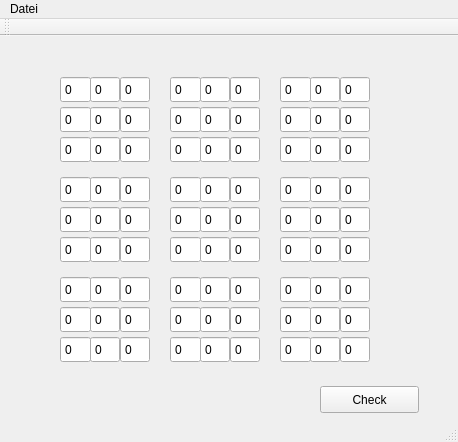
<?xml version="1.0" encoding="UTF-8"?>
<ui version="4.0">
 <class>SudokuMain</class>
 <widget class="QMainWindow" name="SudokuMain">
  <property name="geometry">
   <rect>
    <x>0</x>
    <y>0</y>
    <width>458</width>
    <height>442</height>
   </rect>
  </property>
  <property name="windowTitle">
   <string>SudokuMain</string>
  </property>
  <widget class="QWidget" name="centralWidget">
   <widget class="QSpinBox" name="tl11">
    <property name="geometry">
     <rect>
      <x>60</x>
      <y>40</y>
      <width>31</width>
      <height>27</height>
     </rect>
    </property>
    <property name="buttonSymbols">
     <enum>QAbstractSpinBox::NoButtons</enum>
    </property>
   </widget>
   <widget class="QSpinBox" name="tl31">
    <property name="geometry">
     <rect>
      <x>60</x>
      <y>100</y>
      <width>31</width>
      <height>27</height>
     </rect>
    </property>
    <property name="buttonSymbols">
     <enum>QAbstractSpinBox::NoButtons</enum>
    </property>
   </widget>
   <widget class="QSpinBox" name="lt21">
    <property name="geometry">
     <rect>
      <x>60</x>
      <y>70</y>
      <width>31</width>
      <height>27</height>
     </rect>
    </property>
    <property name="buttonSymbols">
     <enum>QAbstractSpinBox::NoButtons</enum>
    </property>
   </widget>
   <widget class="QSpinBox" name="tl12">
    <property name="geometry">
     <rect>
      <x>90</x>
      <y>40</y>
      <width>30</width>
      <height>27</height>
     </rect>
    </property>
    <property name="buttonSymbols">
     <enum>QAbstractSpinBox::NoButtons</enum>
    </property>
   </widget>
   <widget class="QSpinBox" name="lt22">
    <property name="geometry">
     <rect>
      <x>90</x>
      <y>70</y>
      <width>30</width>
      <height>27</height>
     </rect>
    </property>
    <property name="buttonSymbols">
     <enum>QAbstractSpinBox::NoButtons</enum>
    </property>
   </widget>
   <widget class="QSpinBox" name="tl32">
    <property name="geometry">
     <rect>
      <x>90</x>
      <y>100</y>
      <width>30</width>
      <height>27</height>
     </rect>
    </property>
    <property name="buttonSymbols">
     <enum>QAbstractSpinBox::NoButtons</enum>
    </property>
   </widget>
   <widget class="QSpinBox" name="tl13">
    <property name="geometry">
     <rect>
      <x>120</x>
      <y>40</y>
      <width>30</width>
      <height>27</height>
     </rect>
    </property>
    <property name="buttonSymbols">
     <enum>QAbstractSpinBox::NoButtons</enum>
    </property>
   </widget>
   <widget class="QSpinBox" name="tl23">
    <property name="geometry">
     <rect>
      <x>120</x>
      <y>70</y>
      <width>30</width>
      <height>27</height>
     </rect>
    </property>
    <property name="buttonSymbols">
     <enum>QAbstractSpinBox::NoButtons</enum>
    </property>
   </widget>
   <widget class="QSpinBox" name="tl33">
    <property name="geometry">
     <rect>
      <x>120</x>
      <y>100</y>
      <width>30</width>
      <height>27</height>
     </rect>
    </property>
    <property name="buttonSymbols">
     <enum>QAbstractSpinBox::NoButtons</enum>
    </property>
   </widget>
   <widget class="QSpinBox" name="tm22">
    <property name="geometry">
     <rect>
      <x>200</x>
      <y>70</y>
      <width>30</width>
      <height>27</height>
     </rect>
    </property>
    <property name="buttonSymbols">
     <enum>QAbstractSpinBox::NoButtons</enum>
    </property>
   </widget>
   <widget class="QSpinBox" name="tm33">
    <property name="geometry">
     <rect>
      <x>230</x>
      <y>100</y>
      <width>30</width>
      <height>27</height>
     </rect>
    </property>
    <property name="buttonSymbols">
     <enum>QAbstractSpinBox::NoButtons</enum>
    </property>
   </widget>
   <widget class="QSpinBox" name="tm11">
    <property name="geometry">
     <rect>
      <x>170</x>
      <y>40</y>
      <width>31</width>
      <height>27</height>
     </rect>
    </property>
    <property name="buttonSymbols">
     <enum>QAbstractSpinBox::NoButtons</enum>
    </property>
   </widget>
   <widget class="QSpinBox" name="tm13">
    <property name="geometry">
     <rect>
      <x>230</x>
      <y>40</y>
      <width>30</width>
      <height>27</height>
     </rect>
    </property>
    <property name="buttonSymbols">
     <enum>QAbstractSpinBox::NoButtons</enum>
    </property>
   </widget>
   <widget class="QSpinBox" name="tm12">
    <property name="geometry">
     <rect>
      <x>200</x>
      <y>40</y>
      <width>30</width>
      <height>27</height>
     </rect>
    </property>
    <property name="buttonSymbols">
     <enum>QAbstractSpinBox::NoButtons</enum>
    </property>
   </widget>
   <widget class="QSpinBox" name="tm32">
    <property name="geometry">
     <rect>
      <x>200</x>
      <y>100</y>
      <width>30</width>
      <height>27</height>
     </rect>
    </property>
    <property name="buttonSymbols">
     <enum>QAbstractSpinBox::NoButtons</enum>
    </property>
   </widget>
   <widget class="QSpinBox" name="tm23">
    <property name="geometry">
     <rect>
      <x>230</x>
      <y>70</y>
      <width>30</width>
      <height>27</height>
     </rect>
    </property>
    <property name="buttonSymbols">
     <enum>QAbstractSpinBox::NoButtons</enum>
    </property>
   </widget>
   <widget class="QSpinBox" name="tm21">
    <property name="geometry">
     <rect>
      <x>170</x>
      <y>70</y>
      <width>31</width>
      <height>27</height>
     </rect>
    </property>
    <property name="buttonSymbols">
     <enum>QAbstractSpinBox::NoButtons</enum>
    </property>
   </widget>
   <widget class="QSpinBox" name="tm31">
    <property name="geometry">
     <rect>
      <x>170</x>
      <y>100</y>
      <width>31</width>
      <height>27</height>
     </rect>
    </property>
    <property name="buttonSymbols">
     <enum>QAbstractSpinBox::NoButtons</enum>
    </property>
   </widget>
   <widget class="QSpinBox" name="tr22">
    <property name="geometry">
     <rect>
      <x>310</x>
      <y>70</y>
      <width>30</width>
      <height>27</height>
     </rect>
    </property>
    <property name="buttonSymbols">
     <enum>QAbstractSpinBox::NoButtons</enum>
    </property>
   </widget>
   <widget class="QSpinBox" name="tr33">
    <property name="geometry">
     <rect>
      <x>340</x>
      <y>100</y>
      <width>30</width>
      <height>27</height>
     </rect>
    </property>
    <property name="buttonSymbols">
     <enum>QAbstractSpinBox::NoButtons</enum>
    </property>
   </widget>
   <widget class="QSpinBox" name="tr1">
    <property name="geometry">
     <rect>
      <x>280</x>
      <y>40</y>
      <width>31</width>
      <height>27</height>
     </rect>
    </property>
    <property name="buttonSymbols">
     <enum>QAbstractSpinBox::NoButtons</enum>
    </property>
   </widget>
   <widget class="QSpinBox" name="tr13">
    <property name="geometry">
     <rect>
      <x>340</x>
      <y>40</y>
      <width>30</width>
      <height>27</height>
     </rect>
    </property>
    <property name="buttonSymbols">
     <enum>QAbstractSpinBox::NoButtons</enum>
    </property>
   </widget>
   <widget class="QSpinBox" name="tr12">
    <property name="geometry">
     <rect>
      <x>310</x>
      <y>40</y>
      <width>30</width>
      <height>27</height>
     </rect>
    </property>
    <property name="buttonSymbols">
     <enum>QAbstractSpinBox::NoButtons</enum>
    </property>
   </widget>
   <widget class="QSpinBox" name="tr32">
    <property name="geometry">
     <rect>
      <x>310</x>
      <y>100</y>
      <width>30</width>
      <height>27</height>
     </rect>
    </property>
    <property name="buttonSymbols">
     <enum>QAbstractSpinBox::NoButtons</enum>
    </property>
   </widget>
   <widget class="QSpinBox" name="tr23">
    <property name="geometry">
     <rect>
      <x>340</x>
      <y>70</y>
      <width>30</width>
      <height>27</height>
     </rect>
    </property>
    <property name="buttonSymbols">
     <enum>QAbstractSpinBox::NoButtons</enum>
    </property>
   </widget>
   <widget class="QSpinBox" name="tr21">
    <property name="geometry">
     <rect>
      <x>280</x>
      <y>70</y>
      <width>31</width>
      <height>27</height>
     </rect>
    </property>
    <property name="buttonSymbols">
     <enum>QAbstractSpinBox::NoButtons</enum>
    </property>
   </widget>
   <widget class="QSpinBox" name="tr31">
    <property name="geometry">
     <rect>
      <x>280</x>
      <y>100</y>
      <width>31</width>
      <height>27</height>
     </rect>
    </property>
    <property name="buttonSymbols">
     <enum>QAbstractSpinBox::NoButtons</enum>
    </property>
   </widget>
   <widget class="QSpinBox" name="ml22">
    <property name="geometry">
     <rect>
      <x>90</x>
      <y>170</y>
      <width>30</width>
      <height>27</height>
     </rect>
    </property>
    <property name="buttonSymbols">
     <enum>QAbstractSpinBox::NoButtons</enum>
    </property>
   </widget>
   <widget class="QSpinBox" name="ml33">
    <property name="geometry">
     <rect>
      <x>120</x>
      <y>200</y>
      <width>30</width>
      <height>27</height>
     </rect>
    </property>
    <property name="buttonSymbols">
     <enum>QAbstractSpinBox::NoButtons</enum>
    </property>
   </widget>
   <widget class="QSpinBox" name="ml11">
    <property name="geometry">
     <rect>
      <x>60</x>
      <y>140</y>
      <width>31</width>
      <height>27</height>
     </rect>
    </property>
    <property name="buttonSymbols">
     <enum>QAbstractSpinBox::NoButtons</enum>
    </property>
   </widget>
   <widget class="QSpinBox" name="ml13">
    <property name="geometry">
     <rect>
      <x>120</x>
      <y>140</y>
      <width>30</width>
      <height>27</height>
     </rect>
    </property>
    <property name="buttonSymbols">
     <enum>QAbstractSpinBox::NoButtons</enum>
    </property>
   </widget>
   <widget class="QSpinBox" name="ml12">
    <property name="geometry">
     <rect>
      <x>90</x>
      <y>140</y>
      <width>30</width>
      <height>27</height>
     </rect>
    </property>
    <property name="buttonSymbols">
     <enum>QAbstractSpinBox::NoButtons</enum>
    </property>
   </widget>
   <widget class="QSpinBox" name="ml32">
    <property name="geometry">
     <rect>
      <x>90</x>
      <y>200</y>
      <width>30</width>
      <height>27</height>
     </rect>
    </property>
    <property name="buttonSymbols">
     <enum>QAbstractSpinBox::NoButtons</enum>
    </property>
   </widget>
   <widget class="QSpinBox" name="ml23">
    <property name="geometry">
     <rect>
      <x>120</x>
      <y>170</y>
      <width>30</width>
      <height>27</height>
     </rect>
    </property>
    <property name="buttonSymbols">
     <enum>QAbstractSpinBox::NoButtons</enum>
    </property>
   </widget>
   <widget class="QSpinBox" name="ml21">
    <property name="geometry">
     <rect>
      <x>60</x>
      <y>170</y>
      <width>31</width>
      <height>27</height>
     </rect>
    </property>
    <property name="buttonSymbols">
     <enum>QAbstractSpinBox::NoButtons</enum>
    </property>
   </widget>
   <widget class="QSpinBox" name="ml31">
    <property name="geometry">
     <rect>
      <x>60</x>
      <y>200</y>
      <width>31</width>
      <height>27</height>
     </rect>
    </property>
    <property name="buttonSymbols">
     <enum>QAbstractSpinBox::NoButtons</enum>
    </property>
   </widget>
   <widget class="QSpinBox" name="mm22">
    <property name="geometry">
     <rect>
      <x>200</x>
      <y>170</y>
      <width>30</width>
      <height>27</height>
     </rect>
    </property>
    <property name="buttonSymbols">
     <enum>QAbstractSpinBox::NoButtons</enum>
    </property>
   </widget>
   <widget class="QSpinBox" name="mm33">
    <property name="geometry">
     <rect>
      <x>230</x>
      <y>200</y>
      <width>30</width>
      <height>27</height>
     </rect>
    </property>
    <property name="buttonSymbols">
     <enum>QAbstractSpinBox::NoButtons</enum>
    </property>
   </widget>
   <widget class="QSpinBox" name="mm11">
    <property name="geometry">
     <rect>
      <x>170</x>
      <y>140</y>
      <width>31</width>
      <height>27</height>
     </rect>
    </property>
    <property name="buttonSymbols">
     <enum>QAbstractSpinBox::NoButtons</enum>
    </property>
   </widget>
   <widget class="QSpinBox" name="mm13">
    <property name="geometry">
     <rect>
      <x>230</x>
      <y>140</y>
      <width>30</width>
      <height>27</height>
     </rect>
    </property>
    <property name="buttonSymbols">
     <enum>QAbstractSpinBox::NoButtons</enum>
    </property>
   </widget>
   <widget class="QSpinBox" name="mm12">
    <property name="geometry">
     <rect>
      <x>200</x>
      <y>140</y>
      <width>30</width>
      <height>27</height>
     </rect>
    </property>
    <property name="buttonSymbols">
     <enum>QAbstractSpinBox::NoButtons</enum>
    </property>
   </widget>
   <widget class="QSpinBox" name="mm32">
    <property name="geometry">
     <rect>
      <x>200</x>
      <y>200</y>
      <width>30</width>
      <height>27</height>
     </rect>
    </property>
    <property name="buttonSymbols">
     <enum>QAbstractSpinBox::NoButtons</enum>
    </property>
   </widget>
   <widget class="QSpinBox" name="mm23">
    <property name="geometry">
     <rect>
      <x>230</x>
      <y>170</y>
      <width>30</width>
      <height>27</height>
     </rect>
    </property>
    <property name="buttonSymbols">
     <enum>QAbstractSpinBox::NoButtons</enum>
    </property>
   </widget>
   <widget class="QSpinBox" name="mm21">
    <property name="geometry">
     <rect>
      <x>170</x>
      <y>170</y>
      <width>31</width>
      <height>27</height>
     </rect>
    </property>
    <property name="buttonSymbols">
     <enum>QAbstractSpinBox::NoButtons</enum>
    </property>
   </widget>
   <widget class="QSpinBox" name="mm31">
    <property name="geometry">
     <rect>
      <x>170</x>
      <y>200</y>
      <width>31</width>
      <height>27</height>
     </rect>
    </property>
    <property name="buttonSymbols">
     <enum>QAbstractSpinBox::NoButtons</enum>
    </property>
   </widget>
   <widget class="QSpinBox" name="mr22">
    <property name="geometry">
     <rect>
      <x>310</x>
      <y>170</y>
      <width>30</width>
      <height>27</height>
     </rect>
    </property>
    <property name="buttonSymbols">
     <enum>QAbstractSpinBox::NoButtons</enum>
    </property>
   </widget>
   <widget class="QSpinBox" name="mr33">
    <property name="geometry">
     <rect>
      <x>340</x>
      <y>200</y>
      <width>30</width>
      <height>27</height>
     </rect>
    </property>
    <property name="buttonSymbols">
     <enum>QAbstractSpinBox::NoButtons</enum>
    </property>
   </widget>
   <widget class="QSpinBox" name="mr11">
    <property name="geometry">
     <rect>
      <x>280</x>
      <y>140</y>
      <width>31</width>
      <height>27</height>
     </rect>
    </property>
    <property name="buttonSymbols">
     <enum>QAbstractSpinBox::NoButtons</enum>
    </property>
   </widget>
   <widget class="QSpinBox" name="mr13">
    <property name="geometry">
     <rect>
      <x>340</x>
      <y>140</y>
      <width>30</width>
      <height>27</height>
     </rect>
    </property>
    <property name="buttonSymbols">
     <enum>QAbstractSpinBox::NoButtons</enum>
    </property>
   </widget>
   <widget class="QSpinBox" name="mr12">
    <property name="geometry">
     <rect>
      <x>310</x>
      <y>140</y>
      <width>30</width>
      <height>27</height>
     </rect>
    </property>
    <property name="buttonSymbols">
     <enum>QAbstractSpinBox::NoButtons</enum>
    </property>
   </widget>
   <widget class="QSpinBox" name="mr32">
    <property name="geometry">
     <rect>
      <x>310</x>
      <y>200</y>
      <width>30</width>
      <height>27</height>
     </rect>
    </property>
    <property name="buttonSymbols">
     <enum>QAbstractSpinBox::NoButtons</enum>
    </property>
   </widget>
   <widget class="QSpinBox" name="mr23">
    <property name="geometry">
     <rect>
      <x>340</x>
      <y>170</y>
      <width>30</width>
      <height>27</height>
     </rect>
    </property>
    <property name="buttonSymbols">
     <enum>QAbstractSpinBox::NoButtons</enum>
    </property>
   </widget>
   <widget class="QSpinBox" name="mr21">
    <property name="geometry">
     <rect>
      <x>280</x>
      <y>170</y>
      <width>31</width>
      <height>27</height>
     </rect>
    </property>
    <property name="buttonSymbols">
     <enum>QAbstractSpinBox::NoButtons</enum>
    </property>
   </widget>
   <widget class="QSpinBox" name="mr31">
    <property name="geometry">
     <rect>
      <x>280</x>
      <y>200</y>
      <width>31</width>
      <height>27</height>
     </rect>
    </property>
    <property name="buttonSymbols">
     <enum>QAbstractSpinBox::NoButtons</enum>
    </property>
   </widget>
   <widget class="QSpinBox" name="dl22">
    <property name="geometry">
     <rect>
      <x>90</x>
      <y>270</y>
      <width>30</width>
      <height>27</height>
     </rect>
    </property>
    <property name="buttonSymbols">
     <enum>QAbstractSpinBox::NoButtons</enum>
    </property>
   </widget>
   <widget class="QSpinBox" name="dl33">
    <property name="geometry">
     <rect>
      <x>120</x>
      <y>300</y>
      <width>30</width>
      <height>27</height>
     </rect>
    </property>
    <property name="buttonSymbols">
     <enum>QAbstractSpinBox::NoButtons</enum>
    </property>
   </widget>
   <widget class="QSpinBox" name="dl11">
    <property name="geometry">
     <rect>
      <x>60</x>
      <y>240</y>
      <width>31</width>
      <height>27</height>
     </rect>
    </property>
    <property name="buttonSymbols">
     <enum>QAbstractSpinBox::NoButtons</enum>
    </property>
   </widget>
   <widget class="QSpinBox" name="dl13">
    <property name="geometry">
     <rect>
      <x>120</x>
      <y>240</y>
      <width>30</width>
      <height>27</height>
     </rect>
    </property>
    <property name="buttonSymbols">
     <enum>QAbstractSpinBox::NoButtons</enum>
    </property>
   </widget>
   <widget class="QSpinBox" name="dl12">
    <property name="geometry">
     <rect>
      <x>90</x>
      <y>240</y>
      <width>30</width>
      <height>27</height>
     </rect>
    </property>
    <property name="buttonSymbols">
     <enum>QAbstractSpinBox::NoButtons</enum>
    </property>
   </widget>
   <widget class="QSpinBox" name="dl32">
    <property name="geometry">
     <rect>
      <x>90</x>
      <y>300</y>
      <width>30</width>
      <height>27</height>
     </rect>
    </property>
    <property name="buttonSymbols">
     <enum>QAbstractSpinBox::NoButtons</enum>
    </property>
   </widget>
   <widget class="QSpinBox" name="dl23">
    <property name="geometry">
     <rect>
      <x>120</x>
      <y>270</y>
      <width>30</width>
      <height>27</height>
     </rect>
    </property>
    <property name="buttonSymbols">
     <enum>QAbstractSpinBox::NoButtons</enum>
    </property>
   </widget>
   <widget class="QSpinBox" name="dl21">
    <property name="geometry">
     <rect>
      <x>60</x>
      <y>270</y>
      <width>31</width>
      <height>27</height>
     </rect>
    </property>
    <property name="buttonSymbols">
     <enum>QAbstractSpinBox::NoButtons</enum>
    </property>
   </widget>
   <widget class="QSpinBox" name="dl31">
    <property name="geometry">
     <rect>
      <x>60</x>
      <y>300</y>
      <width>31</width>
      <height>27</height>
     </rect>
    </property>
    <property name="buttonSymbols">
     <enum>QAbstractSpinBox::NoButtons</enum>
    </property>
   </widget>
   <widget class="QSpinBox" name="dm22">
    <property name="geometry">
     <rect>
      <x>200</x>
      <y>270</y>
      <width>30</width>
      <height>27</height>
     </rect>
    </property>
    <property name="buttonSymbols">
     <enum>QAbstractSpinBox::NoButtons</enum>
    </property>
   </widget>
   <widget class="QSpinBox" name="dm33">
    <property name="geometry">
     <rect>
      <x>230</x>
      <y>300</y>
      <width>30</width>
      <height>27</height>
     </rect>
    </property>
    <property name="buttonSymbols">
     <enum>QAbstractSpinBox::NoButtons</enum>
    </property>
   </widget>
   <widget class="QSpinBox" name="dm11">
    <property name="geometry">
     <rect>
      <x>170</x>
      <y>240</y>
      <width>31</width>
      <height>27</height>
     </rect>
    </property>
    <property name="buttonSymbols">
     <enum>QAbstractSpinBox::NoButtons</enum>
    </property>
   </widget>
   <widget class="QSpinBox" name="dm13">
    <property name="geometry">
     <rect>
      <x>230</x>
      <y>240</y>
      <width>30</width>
      <height>27</height>
     </rect>
    </property>
    <property name="buttonSymbols">
     <enum>QAbstractSpinBox::NoButtons</enum>
    </property>
   </widget>
   <widget class="QSpinBox" name="dm12">
    <property name="geometry">
     <rect>
      <x>200</x>
      <y>240</y>
      <width>30</width>
      <height>27</height>
     </rect>
    </property>
    <property name="buttonSymbols">
     <enum>QAbstractSpinBox::NoButtons</enum>
    </property>
   </widget>
   <widget class="QSpinBox" name="dm32">
    <property name="geometry">
     <rect>
      <x>200</x>
      <y>300</y>
      <width>30</width>
      <height>27</height>
     </rect>
    </property>
    <property name="buttonSymbols">
     <enum>QAbstractSpinBox::NoButtons</enum>
    </property>
   </widget>
   <widget class="QSpinBox" name="dm23">
    <property name="geometry">
     <rect>
      <x>230</x>
      <y>270</y>
      <width>30</width>
      <height>27</height>
     </rect>
    </property>
    <property name="buttonSymbols">
     <enum>QAbstractSpinBox::NoButtons</enum>
    </property>
   </widget>
   <widget class="QSpinBox" name="dm21">
    <property name="geometry">
     <rect>
      <x>170</x>
      <y>270</y>
      <width>31</width>
      <height>27</height>
     </rect>
    </property>
    <property name="buttonSymbols">
     <enum>QAbstractSpinBox::NoButtons</enum>
    </property>
   </widget>
   <widget class="QSpinBox" name="dm31">
    <property name="geometry">
     <rect>
      <x>170</x>
      <y>300</y>
      <width>31</width>
      <height>27</height>
     </rect>
    </property>
    <property name="buttonSymbols">
     <enum>QAbstractSpinBox::NoButtons</enum>
    </property>
   </widget>
   <widget class="QSpinBox" name="dr22">
    <property name="geometry">
     <rect>
      <x>310</x>
      <y>270</y>
      <width>30</width>
      <height>27</height>
     </rect>
    </property>
    <property name="buttonSymbols">
     <enum>QAbstractSpinBox::NoButtons</enum>
    </property>
   </widget>
   <widget class="QSpinBox" name="dr33">
    <property name="geometry">
     <rect>
      <x>340</x>
      <y>300</y>
      <width>30</width>
      <height>27</height>
     </rect>
    </property>
    <property name="buttonSymbols">
     <enum>QAbstractSpinBox::NoButtons</enum>
    </property>
   </widget>
   <widget class="QSpinBox" name="dr11">
    <property name="geometry">
     <rect>
      <x>280</x>
      <y>240</y>
      <width>31</width>
      <height>27</height>
     </rect>
    </property>
    <property name="buttonSymbols">
     <enum>QAbstractSpinBox::NoButtons</enum>
    </property>
   </widget>
   <widget class="QSpinBox" name="dr13">
    <property name="geometry">
     <rect>
      <x>340</x>
      <y>240</y>
      <width>30</width>
      <height>27</height>
     </rect>
    </property>
    <property name="buttonSymbols">
     <enum>QAbstractSpinBox::NoButtons</enum>
    </property>
   </widget>
   <widget class="QSpinBox" name="dr12">
    <property name="geometry">
     <rect>
      <x>310</x>
      <y>240</y>
      <width>30</width>
      <height>27</height>
     </rect>
    </property>
    <property name="buttonSymbols">
     <enum>QAbstractSpinBox::NoButtons</enum>
    </property>
   </widget>
   <widget class="QSpinBox" name="dr32">
    <property name="geometry">
     <rect>
      <x>310</x>
      <y>300</y>
      <width>30</width>
      <height>27</height>
     </rect>
    </property>
    <property name="buttonSymbols">
     <enum>QAbstractSpinBox::NoButtons</enum>
    </property>
   </widget>
   <widget class="QSpinBox" name="dr23">
    <property name="geometry">
     <rect>
      <x>340</x>
      <y>270</y>
      <width>30</width>
      <height>27</height>
     </rect>
    </property>
    <property name="buttonSymbols">
     <enum>QAbstractSpinBox::NoButtons</enum>
    </property>
   </widget>
   <widget class="QSpinBox" name="dr21">
    <property name="geometry">
     <rect>
      <x>280</x>
      <y>270</y>
      <width>31</width>
      <height>27</height>
     </rect>
    </property>
    <property name="buttonSymbols">
     <enum>QAbstractSpinBox::NoButtons</enum>
    </property>
   </widget>
   <widget class="QSpinBox" name="dr31">
    <property name="geometry">
     <rect>
      <x>280</x>
      <y>300</y>
      <width>31</width>
      <height>27</height>
     </rect>
    </property>
    <property name="buttonSymbols">
     <enum>QAbstractSpinBox::NoButtons</enum>
    </property>
   </widget>
   <widget class="QPushButton" name="pushButton">
    <property name="geometry">
     <rect>
      <x>320</x>
      <y>350</y>
      <width>99</width>
      <height>27</height>
     </rect>
    </property>
    <property name="text">
     <string>Check</string>
    </property>
   </widget>
  </widget>
  <widget class="QMenuBar" name="menuBar">
   <property name="geometry">
    <rect>
     <x>0</x>
     <y>0</y>
     <width>458</width>
     <height>25</height>
    </rect>
   </property>
   <widget class="QMenu" name="menuDatei">
    <property name="title">
     <string>Datei</string>
    </property>
    <addaction name="actionNeu"/>
    <addaction name="actionSchlie_en"/>
   </widget>
   <addaction name="menuDatei"/>
  </widget>
  <widget class="QToolBar" name="mainToolBar">
   <attribute name="toolBarArea">
    <enum>TopToolBarArea</enum>
   </attribute>
   <attribute name="toolBarBreak">
    <bool>false</bool>
   </attribute>
  </widget>
  <widget class="QStatusBar" name="statusBar"/>
  <action name="actionNeu">
   <property name="text">
    <string>Neu</string>
   </property>
  </action>
  <action name="actionSchlie_en">
   <property name="checkable">
    <bool>false</bool>
   </property>
   <property name="text">
    <string>Schließen</string>
   </property>
   <property name="menuRole">
    <enum>QAction::QuitRole</enum>
   </property>
  </action>
 </widget>
 <layoutdefault spacing="6" margin="11"/>
 <resources/>
 <connections>
  <connection>
   <sender>actionSchlie_en</sender>
   <signal>triggered()</signal>
   <receiver>SudokuMain</receiver>
   <slot>close()</slot>
   <hints>
    <hint type="sourcelabel">
     <x>-1</x>
     <y>-1</y>
    </hint>
    <hint type="destinationlabel">
     <x>227</x>
     <y>223</y>
    </hint>
   </hints>
  </connection>
 </connections>
</ui>
